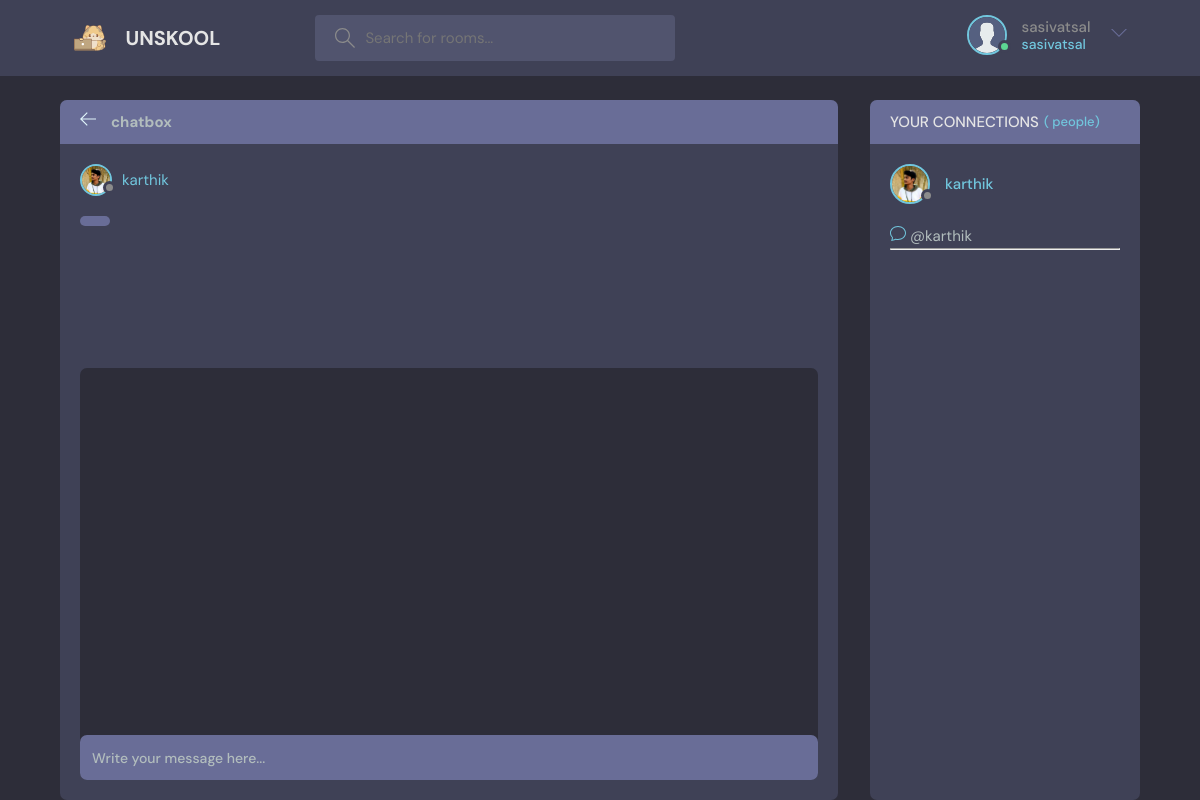
/direct/1 (signed in), run on an earlier commit of the app's database.
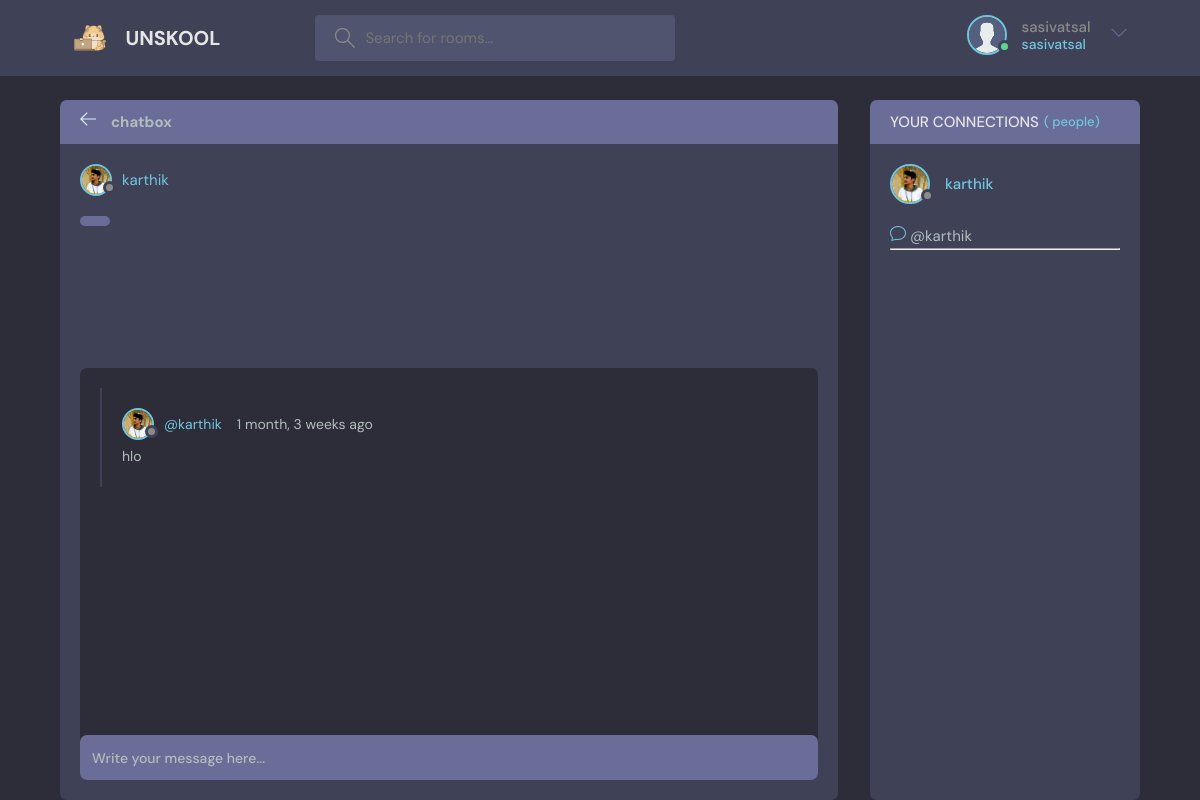
And on a later commit of the database.
### shazam/models.py (models this page shows, shortened)
class User(AbstractUser):
    name=models.CharField(max_length=200,null=True)
    following = models.ManyToManyField(
        "self", blank=True, related_name="followers", symmetrical=False
    )
    email=models.EmailField(unique=True,null=True)
    bio=models.TextField(null=True)
    avatar=models.ImageField(null=True,default="avatar.svg")
    USERNAME_FIELD='email'
    REQUIRED_FIELDS=[]

class privatechat(models.Model):
    Host=models.ForeignKey(User,related_name="Host",on_delete=models.SET_NULL,null=True)
    user=models.ForeignKey(User,on_delete=models.CASCADE)
    body=models.TextField(max_length=100)
    created=models.DateTimeField(auto_now_add=True)
    updated=models.DateTimeField(auto_now=True)

### shazam/views.py (the view)
# urls.py: path('direct/<str:pk>',views.direct,name='direct'),
def direct(request,pk):
    user=User.objects.get(id=pk)
    room=Room.objects.filter(Q(Host__id=pk))
    chatboxes=Message.objects.filter(Q(id=pk)).order_by("-created")
    if request.method=="POST":
        chat=privatechat.objects.create(user=user,
                                    Host=request.user,
                                    body=request.POST.get('body')
                                    )
        return redirect('direct',pk=pk)
    chatboxes = privatechat.objects.filter((Q(user=user) & Q(Host=request.user)) | (Q(user=request.user) & Q(Host=user))).order_by('updated')
    context={'chatboxess':chatboxes,'user':user,'participants':request.user,'room':room,'chatboxes':chatboxes}
    return render(request,'shazam/chat.html',context)

### shazam/templates/shazam/chat.html (shortened to what this page needs)
{% extends 'main.html' %}
{% block content %}
<main class="layout layout--2">
  <div class="container">
    {% if request.user == participants  %}
    {% include 'shazam/connections.html' %}
    {% include 'shazam/messages.html' %}
    {% endif %}
    </div>
</main>
{% endblock %}

### shazam/templates/shazam/connections.html (shortened to what this page needs)
        <div class="room">
          <div class="room__top">
            <div class="room__topRight">
              <a href="{% url 'home' %}">
                <svg version="1.1" xmlns="http://www.w3.org/2000/svg" width="32" height="32" viewBox="0 0 32 32">
                  <title>arrow-left</title>
                  <path
                    d="M13.723 2.286l-13.723 13.714 13.719 13.714 1.616-1.611-10.96-10.96h27.625v-2.286h-27.625l10.965-10.965-1.616-1.607z"
                  ></path>
                </svg>
              </a>
              <h3>chatbox</h3>
            </div>
          </div>
          <div class="room__box scroll">
            <div class="room__header scroll">
              <div class="room__hosted">
                <a href="{% url 'profile_page' user.id %}" class="room__author">
                  <div class="avatar avatar--small">
                    <img src="{{user.avatar.url}}" />
                  </div>
                  <span>{{user.username}}</span>
                </a>
              </div>
              <span class="room__topics">{{room.topic}}</span>
            </div>
            <div class="room__conversation">
                <div class="threads scroll">
                  {% for chatbox in chatboxess %}
                  {% if request.user == user %}
                  <div class="thread">
                    <div class="thread__top">
                      <div class="thread__author">
                        <a href="{% url 'profile_page' user.id %}" class="thread__authorInfo">
                          <div class="avatar avatar--small">
                            <img src="{{request.user.avatar.url}}" />
                          </div>
                          <span>@{{request.user.username}}</span>
                        </a>
                        <span class="thread__date">{{chatbox.created|timesince}} ago</span>
                      </div>
                      {% if request.user == chatbox.user %}
                      <a href="{% url 'deletechat' chatbox.id %}">
                        <div class="thread__delete">
                          <svg version="1.1" xmlns="http://www.w3.org/2000/svg" width="32" height="32" viewBox="0 0 32 32">
                            <title>remove</title>
                            <path
                              d="M27.314 6.019l-1.333-1.333-9.98 9.981-9.981-9.981-1.333 1.333 9.981 9.981-9.981 9.98 1.333 1.333 9.981-9.98 9.98 9.98 1.333-1.333-9.98-9.98 9.98-9.981z">
                            </path>
                          </svg>
                        </div>
                      </a>
                      {% endif %}
                    </div>
                    <div class="thread__details">
                      {{chatbox.body}}
                    </div>
                  </div>
                  {% else %}
                  <div class="thread">
                    <div class="thread__top">
                      <div class="thread__author">
                        <a href="{% url 'profile_page' chatbox.Host.id %}" class="thread__authorInfo">
                          <div class="avatar avatar--small">
                            <img src="{{chatbox.Host.avatar.url}}" />
                          </div>
                          <span>@{{chatbox.Host.username}}</span>
                        </a>
                        <span class="thread__date">{{chatbox.created|timesince}} ago</span>
                      </div>
                    </div>
                    <div class="thread__details">
                      {{chatbox.body}}
                    </div>
                  </div>
                  {% endif %}
                  {% endfor%}
                </div>
              </div>
            </div>
            <div class="room__message">
              <form action="" method="POST">
                <input name="body" placeholder="Write your message here..." />
              </form>
            </div>
          </div>

### shazam/templates/shazam/messages.html (shortened to what this page needs)
    <div class="participants">
      <h3 class="participants__top">your connections <span>({{participants.count}} people)</span></h3>
      <div class="participants__list scroll">
        {% for user in participants.following.all %}
        <a href="{%  url 'profile_page' user.id %}" class="participant">
          <div class="avatar avatar--medium">
            <img src="{{user.avatar.url}}" />
          </div>
          <span>
            <span>{{user.name}}</span>
            {% if request.user != user %}
            <span><a href="{% url 'direct' user.id %}"></a></span>
            {% endif %}
            <span>@{{user.username}}</span>
          </span>
        </a>
        <hr>
                  <br>
        {% endfor %}
      </div>
    </div>

What changed in the data, as far as the page shows it:
added privatechat: Host.avatar (picture), Host.username "karthik", created "1 month, 3 weeks", body "hlo"
